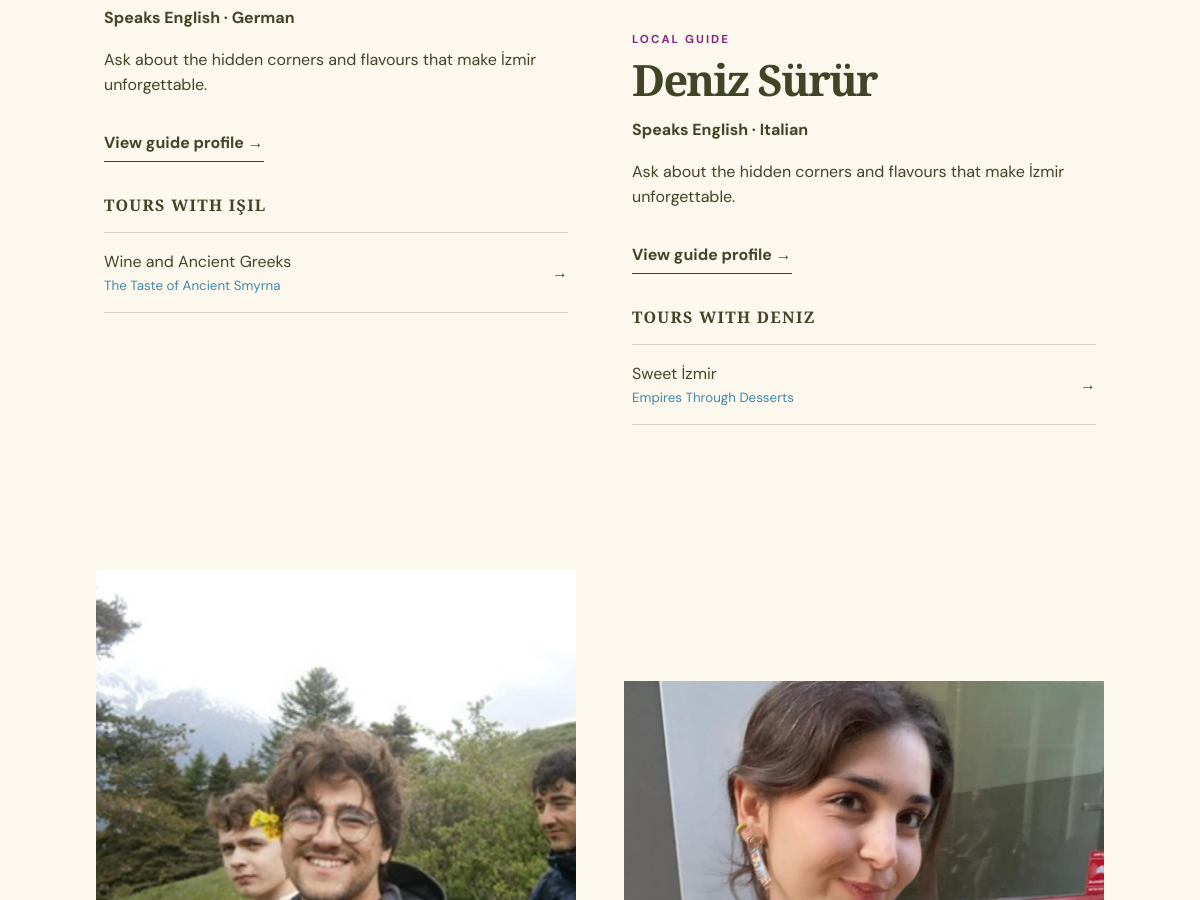
Page /guides (middle part) on the earlier database version.
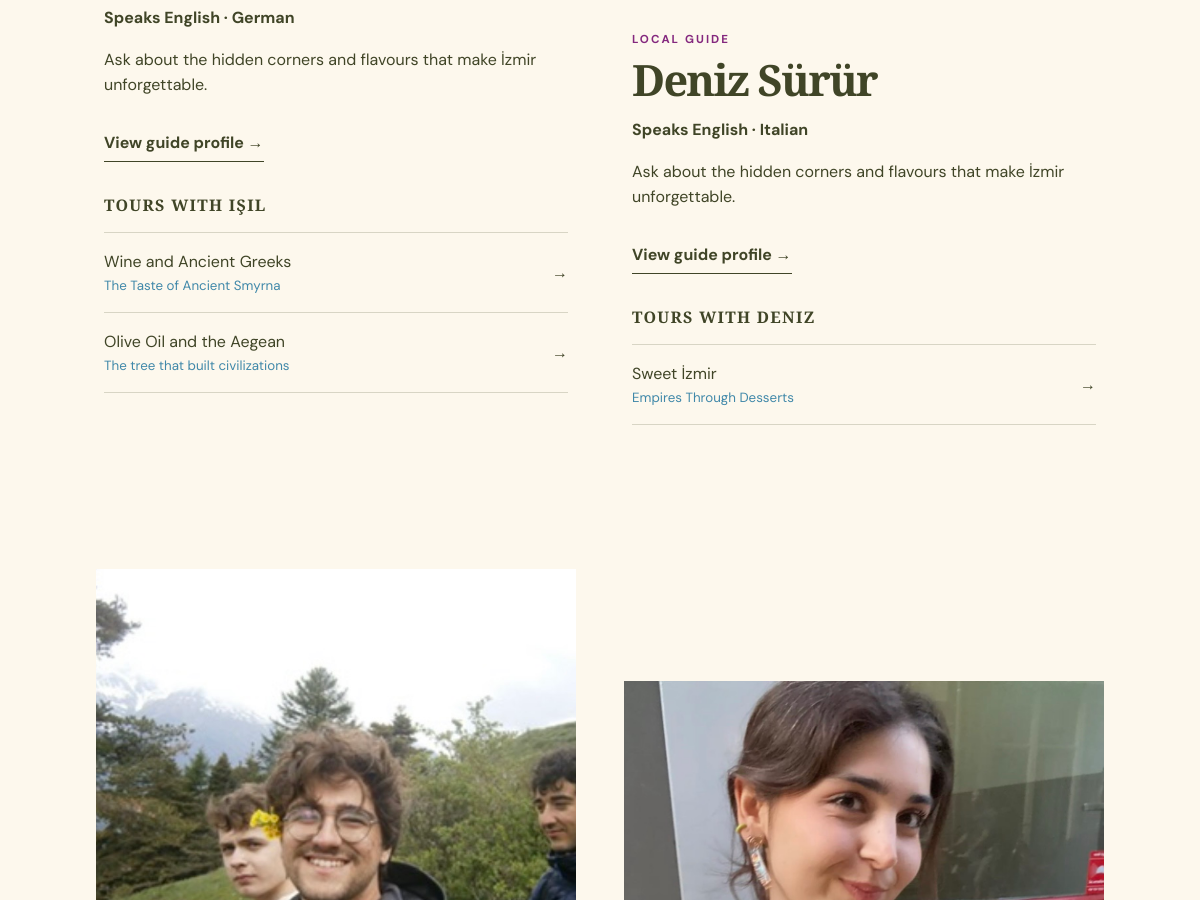
Same page on the later database version.
### tables this page shows
CREATE TABLE "users" (
          id INTEGER PRIMARY KEY AUTOINCREMENT,
          first_name TEXT NOT NULL, last_name TEXT NOT NULL,
          email TEXT NOT NULL UNIQUE, password_hash TEXT NOT NULL,
          role TEXT NOT NULL CHECK(role IN ('guide','participant','admin')),
          languages TEXT NOT NULL DEFAULT '[]'
        );

CREATE TABLE tours (
  id INTEGER PRIMARY KEY AUTOINCREMENT, guide_id INTEGER NOT NULL REFERENCES users(id),
  title TEXT NOT NULL, subtitle TEXT NOT NULL, description TEXT NOT NULL, story TEXT NOT NULL,
  final_message TEXT NOT NULL, foods TEXT NOT NULL, stops TEXT NOT NULL, story_points TEXT NOT NULL,
  meeting_point TEXT NOT NULL, duration INTEGER NOT NULL CHECK(duration > 0),
  language TEXT NOT NULL, capacity INTEGER NOT NULL CHECK(capacity > 0)
);

### app.py (the view)
@app.route("/guides")
def guides():
    rows = get_db().execute(
        """SELECT * FROM users WHERE role = 'guide'
           ORDER BY CASE email
             WHEN 'isil@turkishdelight.test' THEN 1
             WHEN 'deniz@turkishdelight.test' THEN 2
             WHEN 'ilker@turkishdelight.test' THEN 3
             WHEN 'nisan@turkishdelight.test' THEN 4
             ELSE 5 END, id"""
    ).fetchall()
    guide_list = []
    for row in rows:
        guide = User(row)
        guide_tours = get_db().execute(
            "SELECT id, title, subtitle FROM tours WHERE guide_id = ? ORDER BY id", (guide.id,)
        ).fetchall()
        image = "Logo.png"
        for tour in guide_tours:
            candidate = BASE_DIR / "static" / f"Guide{tour['id']}.jpg"
            if candidate.exists():
                image = candidate.name
                break
        guide_list.append({"user": guide, "tours": guide_tours, "image": image})
    return render_template("guides.html", guides=guide_list)

### app.py (called while the page is built)
def get_db():
    if "db" not in g:
        g.db = sqlite3.connect(DATABASE)
        g.db.row_factory = sqlite3.Row
        g.db.execute("PRAGMA foreign_keys = ON")
    return g.db

@app.before_request
def verify_csrf():
    if request.method == "POST" and request.form.get("csrf_token") != session.get("csrf_token"):
        abort(400, "Invalid or missing form token.")

    @property
    def full_name(self):
        return f"{self.first_name} {self.last_name}"

### templates/guides.html (shortened to what this page needs)
{% extends "base.html" %}
{% block content %}
  <section class="section guides-grid">
    {% for guide in guides %}
      <article class="guide-profile">
        <a class="guide-profile-image" href="{{ url_for('guide_detail', guide_id=guide.user.id) }}">
          <img
            src="{{ url_for('static', filename=guide.image) }}"
            alt="{{ guide.user.full_name }}, Turkish Delight guide"
          >
        </a>
        <div class="guide-profile-copy">
          <p class="eyebrow">Local guide</p>
          <h2><a href="{{ url_for('guide_detail', guide_id=guide.user.id) }}">{{ guide.user.full_name }}</a></h2>
          <p class="guide-languages">Speaks {{ guide.user.languages|join(' · ') }}</p>
          <p>Ask about the hidden corners and flavours that make İzmir unforgettable.</p>
          <a class="text-link" href="{{ url_for('guide_detail', guide_id=guide.user.id) }}">View guide profile →</a>
          {% if guide.tours %}
            <h3>Tours with {{ guide.user.first_name }}</h3>
            <ul>
              {% for tour in guide.tours %}
                <li>
                  <a href="{{ url_for('tour_detail', tour_id=tour.id) }}">
                    <span>{{ tour.title }}</span>
                    <small>{{ tour.subtitle }}</small>
                    <b>→</b>
                  </a>
                </li>
              {% endfor %}
            </ul>
          {% else %}
            <p>New walking stories coming soon.</p>
          {% endif %}
        </div>
      </article>
    {% else %}
      <div class="empty-state"><h2>Our next storytellers are on their way.</h2></div>
    {% endfor %}
  </section>
{% endblock %}

Differences in the rows shown:
added tours: title "Olive Oil and the Aegean", subtitle "The tree that built civilizations", shown under "English · German"
